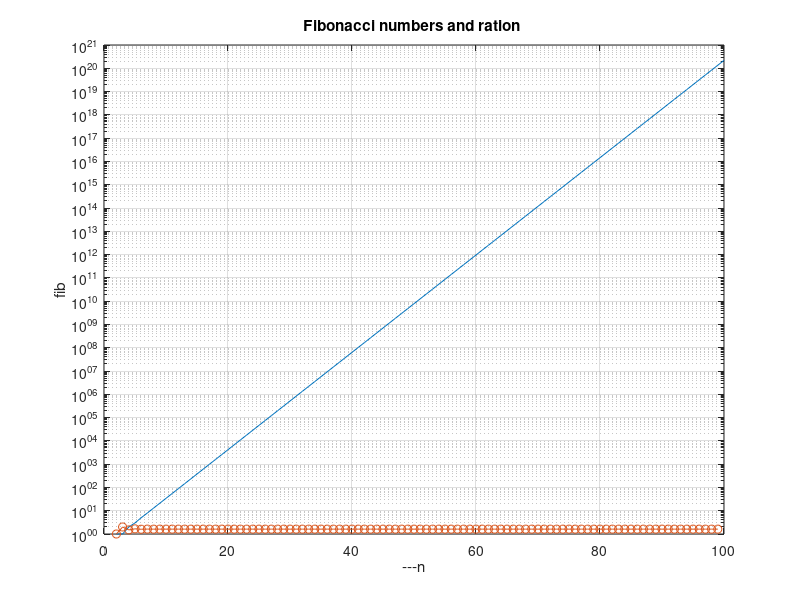

Recreate this plot in MATLAB.
clc
clear all 
close all
n=100;
a(1)=0;
a(2)=1;
for i=1:n-2;
    a(i+2)=a(i+1)+a(i);
end
semilogy(a)
title ('Fibonacci numbers and ration ')
xlabel ('---n')
ylabel('fib')
hold on 
grid 
for i=1:n-1;
    ratio(i)=a(i+1)/a(i);
end 
plot(ratio,'-o')
